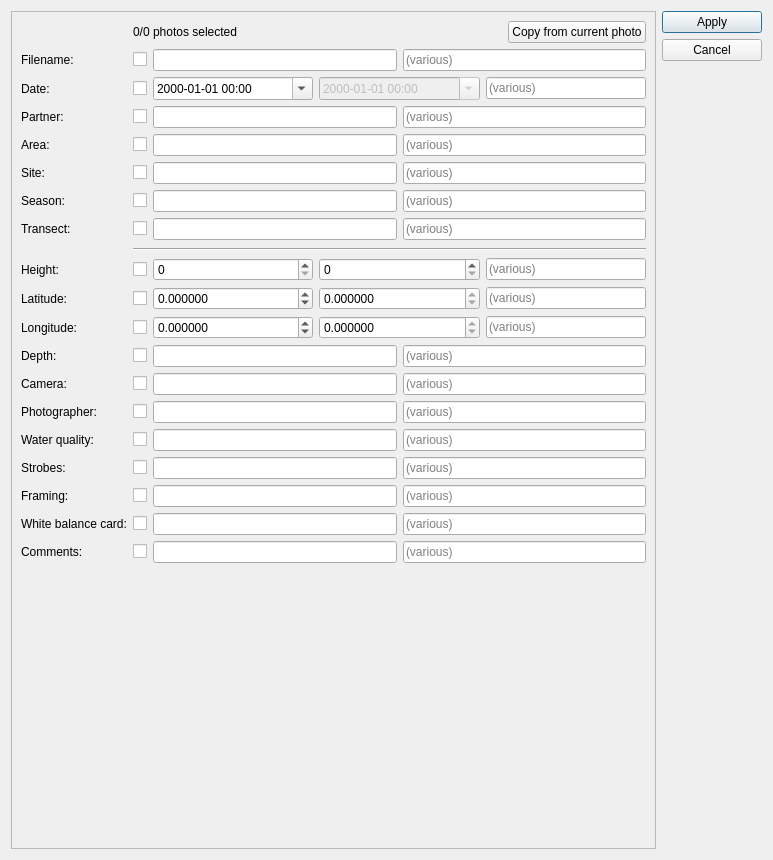
<?xml version="1.0" encoding="UTF-8"?>
<ui version="4.0">
 <class>MetadataDialog</class>
 <widget class="QDialog" name="MetadataDialog">
  <property name="geometry">
   <rect>
    <x>0</x>
    <y>0</y>
    <width>773</width>
    <height>860</height>
   </rect>
  </property>
  <property name="windowTitle">
   <string>Set Metadata</string>
  </property>
  <layout class="QVBoxLayout" name="verticalLayout">
   <item>
    <layout class="QHBoxLayout" name="layMain">
     <item>
      <widget class="QScrollArea" name="scrollArea">
       <property name="sizePolicy">
        <sizepolicy hsizetype="MinimumExpanding" vsizetype="Expanding">
         <horstretch>0</horstretch>
         <verstretch>0</verstretch>
        </sizepolicy>
       </property>
       <property name="widgetResizable">
        <bool>true</bool>
       </property>
       <widget class="QWidget" name="scrollAreaWidgetContents">
        <property name="geometry">
         <rect>
          <x>0</x>
          <y>0</y>
          <width>633</width>
          <height>832</height>
         </rect>
        </property>
        <property name="sizePolicy">
         <sizepolicy hsizetype="Expanding" vsizetype="Preferred">
          <horstretch>0</horstretch>
          <verstretch>0</verstretch>
         </sizepolicy>
        </property>
        <layout class="QFormLayout" name="formLayout">
         <property name="fieldGrowthPolicy">
          <enum>QFormLayout::FieldGrowthPolicy::ExpandingFieldsGrow</enum>
         </property>
         <item row="0" column="1">
          <layout class="QHBoxLayout" name="horizontalLayout">
           <item>
            <widget class="QLabel" name="lblSelection">
             <property name="sizePolicy">
              <sizepolicy hsizetype="Expanding" vsizetype="Maximum">
               <horstretch>0</horstretch>
               <verstretch>0</verstretch>
              </sizepolicy>
             </property>
             <property name="text">
              <string>0/0 photos selected</string>
             </property>
            </widget>
           </item>
           <item>
            <widget class="QPushButton" name="btnCopyFromCurrentPhoto">
             <property name="text">
              <string>Copy from current photo</string>
             </property>
            </widget>
           </item>
          </layout>
         </item>
         <item row="1" column="0">
          <widget class="QLabel" name="lblFilename">
           <property name="text">
            <string>Filename:</string>
           </property>
          </widget>
         </item>
         <item row="1" column="1">
          <layout class="QHBoxLayout" name="lay00Filename">
           <item>
            <widget class="QCheckBox" name="chkFilename">
             <property name="text">
              <string/>
             </property>
            </widget>
           </item>
           <item>
            <widget class="QLineEdit" name="txtFilename"/>
           </item>
           <item>
            <widget class="QLineEdit" name="txtFilenameVarious">
             <property name="readOnly">
              <bool>true</bool>
             </property>
             <property name="placeholderText">
              <string>(various)</string>
             </property>
            </widget>
           </item>
          </layout>
         </item>
         <item row="2" column="0">
          <widget class="QLabel" name="lblDate">
           <property name="text">
            <string>Date:</string>
           </property>
          </widget>
         </item>
         <item row="2" column="1">
          <layout class="QHBoxLayout" name="lay01Date">
           <item>
            <widget class="QCheckBox" name="chkDate">
             <property name="text">
              <string/>
             </property>
            </widget>
           </item>
           <item>
            <widget class="QDateTimeEdit" name="dteDate">
             <property name="sizePolicy">
              <sizepolicy hsizetype="Expanding" vsizetype="Fixed">
               <horstretch>0</horstretch>
               <verstretch>0</verstretch>
              </sizepolicy>
             </property>
             <property name="displayFormat">
              <string>yyyy-MM-dd HH:mm</string>
             </property>
             <property name="calendarPopup">
              <bool>true</bool>
             </property>
            </widget>
           </item>
           <item>
            <widget class="QDateTimeEdit" name="dteDateCommonValue">
             <property name="enabled">
              <bool>false</bool>
             </property>
             <property name="sizePolicy">
              <sizepolicy hsizetype="Expanding" vsizetype="Fixed">
               <horstretch>0</horstretch>
               <verstretch>0</verstretch>
              </sizepolicy>
             </property>
             <property name="displayFormat">
              <string>yyyy-MM-dd HH:mm</string>
             </property>
             <property name="calendarPopup">
              <bool>true</bool>
             </property>
            </widget>
           </item>
           <item>
            <widget class="QLineEdit" name="txtDateVarious">
             <property name="enabled">
              <bool>true</bool>
             </property>
             <property name="readOnly">
              <bool>true</bool>
             </property>
             <property name="placeholderText">
              <string>(various)</string>
             </property>
            </widget>
           </item>
          </layout>
         </item>
         <item row="3" column="0">
          <widget class="QLabel" name="lblPartner">
           <property name="text">
            <string>Partner:</string>
           </property>
          </widget>
         </item>
         <item row="3" column="1">
          <layout class="QHBoxLayout" name="lay02Partner">
           <item>
            <widget class="QCheckBox" name="chkPartner">
             <property name="text">
              <string/>
             </property>
            </widget>
           </item>
           <item>
            <widget class="QLineEdit" name="txtPartner">
             <property name="maxLength">
              <number>50</number>
             </property>
            </widget>
           </item>
           <item>
            <widget class="QLineEdit" name="txtPartnerCommonValue">
             <property name="readOnly">
              <bool>true</bool>
             </property>
             <property name="placeholderText">
              <string>(various)</string>
             </property>
            </widget>
           </item>
          </layout>
         </item>
         <item row="4" column="0">
          <widget class="QLabel" name="lblArea">
           <property name="text">
            <string>Area:</string>
           </property>
          </widget>
         </item>
         <item row="4" column="1">
          <layout class="QHBoxLayout" name="lay03Area">
           <item>
            <widget class="QCheckBox" name="chkArea">
             <property name="text">
              <string/>
             </property>
            </widget>
           </item>
           <item>
            <widget class="QLineEdit" name="txtArea">
             <property name="maxLength">
              <number>50</number>
             </property>
            </widget>
           </item>
           <item>
            <widget class="QLineEdit" name="txtAreaCommonValue">
             <property name="readOnly">
              <bool>true</bool>
             </property>
             <property name="placeholderText">
              <string>(various)</string>
             </property>
            </widget>
           </item>
          </layout>
         </item>
         <item row="5" column="0">
          <widget class="QLabel" name="lblSite">
           <property name="text">
            <string>Site:</string>
           </property>
          </widget>
         </item>
         <item row="5" column="1">
          <layout class="QHBoxLayout" name="lay04Site">
           <item>
            <widget class="QCheckBox" name="chkSite">
             <property name="text">
              <string/>
             </property>
            </widget>
           </item>
           <item>
            <widget class="QLineEdit" name="txtSite">
             <property name="maxLength">
              <number>50</number>
             </property>
            </widget>
           </item>
           <item>
            <widget class="QLineEdit" name="txtSiteCommonValue">
             <property name="readOnly">
              <bool>true</bool>
             </property>
             <property name="placeholderText">
              <string>(various)</string>
             </property>
            </widget>
           </item>
          </layout>
         </item>
         <item row="6" column="0">
          <widget class="QLabel" name="lblSeason">
           <property name="text">
            <string>Season:</string>
           </property>
          </widget>
         </item>
         <item row="6" column="1">
          <layout class="QHBoxLayout" name="lay05Season">
           <item>
            <widget class="QCheckBox" name="chkSeason">
             <property name="text">
              <string/>
             </property>
            </widget>
           </item>
           <item>
            <widget class="QLineEdit" name="txtSeason">
             <property name="maxLength">
              <number>50</number>
             </property>
            </widget>
           </item>
           <item>
            <widget class="QLineEdit" name="txtSeasonCommonValue">
             <property name="readOnly">
              <bool>true</bool>
             </property>
             <property name="placeholderText">
              <string>(various)</string>
             </property>
            </widget>
           </item>
          </layout>
         </item>
         <item row="7" column="0">
          <widget class="QLabel" name="lblTransect">
           <property name="text">
            <string>Transect:</string>
           </property>
          </widget>
         </item>
         <item row="7" column="1">
          <layout class="QHBoxLayout" name="lay06Transect">
           <item>
            <widget class="QCheckBox" name="chkTransect">
             <property name="text">
              <string/>
             </property>
            </widget>
           </item>
           <item>
            <widget class="QLineEdit" name="txtTransect">
             <property name="maxLength">
              <number>50</number>
             </property>
            </widget>
           </item>
           <item>
            <widget class="QLineEdit" name="txtTransectCommonValue">
             <property name="readOnly">
              <bool>true</bool>
             </property>
             <property name="placeholderText">
              <string>(various)</string>
             </property>
            </widget>
           </item>
          </layout>
         </item>
         <item row="8" column="1">
          <widget class="Line" name="line">
           <property name="sizePolicy">
            <sizepolicy hsizetype="Expanding" vsizetype="Maximum">
             <horstretch>0</horstretch>
             <verstretch>0</verstretch>
            </sizepolicy>
           </property>
           <property name="minimumSize">
            <size>
             <width>0</width>
             <height>6</height>
            </size>
           </property>
           <property name="orientation">
            <enum>Qt::Orientation::Horizontal</enum>
           </property>
          </widget>
         </item>
         <item row="9" column="0">
          <widget class="QLabel" name="lblHeight">
           <property name="text">
            <string>Height:</string>
           </property>
          </widget>
         </item>
         <item row="9" column="1">
          <layout class="QHBoxLayout" name="lay07Height">
           <item>
            <widget class="QCheckBox" name="chkHeight">
             <property name="text">
              <string/>
             </property>
            </widget>
           </item>
           <item>
            <widget class="QSpinBox" name="numHeight">
             <property name="sizePolicy">
              <sizepolicy hsizetype="Expanding" vsizetype="Fixed">
               <horstretch>0</horstretch>
               <verstretch>0</verstretch>
              </sizepolicy>
             </property>
            </widget>
           </item>
           <item>
            <widget class="QSpinBox" name="numHeightCommonValue">
             <property name="sizePolicy">
              <sizepolicy hsizetype="Expanding" vsizetype="Fixed">
               <horstretch>0</horstretch>
               <verstretch>0</verstretch>
              </sizepolicy>
             </property>
            </widget>
           </item>
           <item>
            <widget class="QLineEdit" name="txtHeightVarious">
             <property name="text">
              <string/>
             </property>
             <property name="readOnly">
              <bool>true</bool>
             </property>
             <property name="placeholderText">
              <string>(various)</string>
             </property>
            </widget>
           </item>
          </layout>
         </item>
         <item row="10" column="0">
          <widget class="QLabel" name="lblLatitude">
           <property name="text">
            <string>Latitude:</string>
           </property>
          </widget>
         </item>
         <item row="10" column="1">
          <layout class="QHBoxLayout" name="lay08Latitude">
           <item>
            <widget class="QCheckBox" name="chkLatitude">
             <property name="text">
              <string/>
             </property>
            </widget>
           </item>
           <item>
            <widget class="QDoubleSpinBox" name="numLatitude">
             <property name="sizePolicy">
              <sizepolicy hsizetype="Expanding" vsizetype="Fixed">
               <horstretch>0</horstretch>
               <verstretch>0</verstretch>
              </sizepolicy>
             </property>
             <property name="decimals">
              <number>6</number>
             </property>
             <property name="minimum">
              <double>-90.000000000000000</double>
             </property>
             <property name="maximum">
              <double>90.000000000000000</double>
             </property>
            </widget>
           </item>
           <item>
            <widget class="QDoubleSpinBox" name="numLatitudeCommonValue">
             <property name="sizePolicy">
              <sizepolicy hsizetype="Expanding" vsizetype="Fixed">
               <horstretch>0</horstretch>
               <verstretch>0</verstretch>
              </sizepolicy>
             </property>
             <property name="readOnly">
              <bool>true</bool>
             </property>
             <property name="decimals">
              <number>6</number>
             </property>
             <property name="minimum">
              <double>-90.000000000000000</double>
             </property>
             <property name="maximum">
              <double>90.000000000000000</double>
             </property>
            </widget>
           </item>
           <item>
            <widget class="QLineEdit" name="txtLatitudeVarious">
             <property name="enabled">
              <bool>true</bool>
             </property>
             <property name="readOnly">
              <bool>true</bool>
             </property>
             <property name="placeholderText">
              <string>(various)</string>
             </property>
            </widget>
           </item>
          </layout>
         </item>
         <item row="11" column="0">
          <widget class="QLabel" name="lblLongitude">
           <property name="text">
            <string>Longitude:</string>
           </property>
          </widget>
         </item>
         <item row="11" column="1">
          <layout class="QHBoxLayout" name="lay09Longitude">
           <item>
            <widget class="QCheckBox" name="chkLongitude">
             <property name="text">
              <string/>
             </property>
            </widget>
           </item>
           <item>
            <widget class="QDoubleSpinBox" name="numLongitude">
             <property name="sizePolicy">
              <sizepolicy hsizetype="Expanding" vsizetype="Fixed">
               <horstretch>0</horstretch>
               <verstretch>0</verstretch>
              </sizepolicy>
             </property>
             <property name="decimals">
              <number>6</number>
             </property>
             <property name="minimum">
              <double>-180.000000000000000</double>
             </property>
             <property name="maximum">
              <double>180.000000000000000</double>
             </property>
            </widget>
           </item>
           <item>
            <widget class="QDoubleSpinBox" name="numLongitudeCommonValue">
             <property name="sizePolicy">
              <sizepolicy hsizetype="Expanding" vsizetype="Fixed">
               <horstretch>0</horstretch>
               <verstretch>0</verstretch>
              </sizepolicy>
             </property>
             <property name="readOnly">
              <bool>true</bool>
             </property>
             <property name="decimals">
              <number>6</number>
             </property>
             <property name="minimum">
              <double>-180.000000000000000</double>
             </property>
             <property name="maximum">
              <double>180.000000000000000</double>
             </property>
            </widget>
           </item>
           <item>
            <widget class="QLineEdit" name="txtLongitudeVarious">
             <property name="enabled">
              <bool>true</bool>
             </property>
             <property name="readOnly">
              <bool>true</bool>
             </property>
             <property name="placeholderText">
              <string>(various)</string>
             </property>
            </widget>
           </item>
          </layout>
         </item>
         <item row="12" column="0">
          <widget class="QLabel" name="lblDepth">
           <property name="text">
            <string>Depth:</string>
           </property>
          </widget>
         </item>
         <item row="12" column="1">
          <layout class="QHBoxLayout" name="lay10Depth">
           <item>
            <widget class="QCheckBox" name="chkDepth">
             <property name="text">
              <string/>
             </property>
            </widget>
           </item>
           <item>
            <widget class="QLineEdit" name="txtDepth">
             <property name="maxLength">
              <number>45</number>
             </property>
            </widget>
           </item>
           <item>
            <widget class="QLineEdit" name="txtDepthCommonValue">
             <property name="enabled">
              <bool>true</bool>
             </property>
             <property name="readOnly">
              <bool>true</bool>
             </property>
             <property name="placeholderText">
              <string>(various)</string>
             </property>
            </widget>
           </item>
          </layout>
         </item>
         <item row="13" column="0">
          <widget class="QLabel" name="lblCamera">
           <property name="text">
            <string>Camera:</string>
           </property>
          </widget>
         </item>
         <item row="13" column="1">
          <layout class="QHBoxLayout" name="lay11Camera">
           <item>
            <widget class="QCheckBox" name="chkCamera">
             <property name="text">
              <string/>
             </property>
            </widget>
           </item>
           <item>
            <widget class="QLineEdit" name="txtCamera">
             <property name="maxLength">
              <number>200</number>
             </property>
            </widget>
           </item>
           <item>
            <widget class="QLineEdit" name="txtCameraCommonValue">
             <property name="enabled">
              <bool>true</bool>
             </property>
             <property name="readOnly">
              <bool>true</bool>
             </property>
             <property name="placeholderText">
              <string>(various)</string>
             </property>
            </widget>
           </item>
          </layout>
         </item>
         <item row="14" column="0">
          <widget class="QLabel" name="lblPhotographer">
           <property name="text">
            <string>Photographer:</string>
           </property>
          </widget>
         </item>
         <item row="14" column="1">
          <layout class="QHBoxLayout" name="lay12Photographer">
           <item>
            <widget class="QCheckBox" name="chkPhotographer">
             <property name="text">
              <string/>
             </property>
            </widget>
           </item>
           <item>
            <widget class="QLineEdit" name="txtPhotographer">
             <property name="maxLength">
              <number>45</number>
             </property>
            </widget>
           </item>
           <item>
            <widget class="QLineEdit" name="txtPhotographerCommonValue">
             <property name="enabled">
              <bool>true</bool>
             </property>
             <property name="readOnly">
              <bool>true</bool>
             </property>
             <property name="placeholderText">
              <string>(various)</string>
             </property>
            </widget>
           </item>
          </layout>
         </item>
         <item row="15" column="0">
          <widget class="QLabel" name="lblWaterQuality">
           <property name="text">
            <string>Water quality:</string>
           </property>
          </widget>
         </item>
         <item row="15" column="1">
          <layout class="QHBoxLayout" name="lay13WaterQuality">
           <item>
            <widget class="QCheckBox" name="chkWaterQuality">
             <property name="text">
              <string/>
             </property>
            </widget>
           </item>
           <item>
            <widget class="QLineEdit" name="txtWaterQuality">
             <property name="maxLength">
              <number>45</number>
             </property>
            </widget>
           </item>
           <item>
            <widget class="QLineEdit" name="txtWaterQualityCommonValue">
             <property name="enabled">
              <bool>true</bool>
             </property>
             <property name="readOnly">
              <bool>true</bool>
             </property>
             <property name="placeholderText">
              <string>(various)</string>
             </property>
            </widget>
           </item>
          </layout>
         </item>
         <item row="16" column="0">
          <widget class="QLabel" name="lblStrobes">
           <property name="text">
            <string>Strobes:</string>
           </property>
          </widget>
         </item>
         <item row="16" column="1">
          <layout class="QHBoxLayout" name="lay14Strobes">
           <item>
            <widget class="QCheckBox" name="chkStrobes">
             <property name="text">
              <string/>
             </property>
            </widget>
           </item>
           <item>
            <widget class="QLineEdit" name="txtStrobes">
             <property name="maxLength">
              <number>200</number>
             </property>
            </widget>
           </item>
           <item>
            <widget class="QLineEdit" name="txtStrobesCommonValue">
             <property name="enabled">
              <bool>true</bool>
             </property>
             <property name="readOnly">
              <bool>true</bool>
             </property>
             <property name="placeholderText">
              <string>(various)</string>
             </property>
            </widget>
           </item>
          </layout>
         </item>
         <item row="17" column="0">
          <widget class="QLabel" name="lblFraming">
           <property name="text">
            <string>Framing:</string>
           </property>
          </widget>
         </item>
         <item row="17" column="1">
          <layout class="QHBoxLayout" name="lay15Framing">
           <item>
            <widget class="QCheckBox" name="chkFraming">
             <property name="text">
              <string/>
             </property>
            </widget>
           </item>
           <item>
            <widget class="QLineEdit" name="txtFraming">
             <property name="maxLength">
              <number>200</number>
             </property>
            </widget>
           </item>
           <item>
            <widget class="QLineEdit" name="txtFramingCommonValue">
             <property name="enabled">
              <bool>true</bool>
             </property>
             <property name="readOnly">
              <bool>true</bool>
             </property>
             <property name="placeholderText">
              <string>(various)</string>
             </property>
            </widget>
           </item>
          </layout>
         </item>
         <item row="18" column="0">
          <widget class="QLabel" name="lblWhiteBalanceCard">
           <property name="text">
            <string>White balance card:</string>
           </property>
          </widget>
         </item>
         <item row="18" column="1">
          <layout class="QHBoxLayout" name="lay16WhiteBalanceCard">
           <item>
            <widget class="QCheckBox" name="chkWhiteBalanceCard">
             <property name="text">
              <string/>
             </property>
            </widget>
           </item>
           <item>
            <widget class="QLineEdit" name="txtWhiteBalanceCard">
             <property name="maxLength">
              <number>200</number>
             </property>
            </widget>
           </item>
           <item>
            <widget class="QLineEdit" name="txtWhiteBalanceCardCommonValue">
             <property name="enabled">
              <bool>true</bool>
             </property>
             <property name="readOnly">
              <bool>true</bool>
             </property>
             <property name="placeholderText">
              <string>(various)</string>
             </property>
            </widget>
           </item>
          </layout>
         </item>
         <item row="19" column="0">
          <widget class="QLabel" name="lblComments">
           <property name="text">
            <string>Comments:</string>
           </property>
          </widget>
         </item>
         <item row="19" column="1">
          <layout class="QHBoxLayout" name="lay17Comments">
           <item>
            <widget class="QCheckBox" name="chkComments">
             <property name="text">
              <string/>
             </property>
            </widget>
           </item>
           <item>
            <widget class="QLineEdit" name="txtComments"/>
           </item>
           <item>
            <widget class="QLineEdit" name="txtCommentsCommonValue">
             <property name="readOnly">
              <bool>true</bool>
             </property>
             <property name="placeholderText">
              <string>(various)</string>
             </property>
            </widget>
           </item>
          </layout>
         </item>
         <item row="20" column="1">
          <spacer name="verticalSpacer_2">
           <property name="orientation">
            <enum>Qt::Orientation::Vertical</enum>
           </property>
           <property name="sizeHint" stdset="0">
            <size>
             <width>20</width>
             <height>40</height>
            </size>
           </property>
          </spacer>
         </item>
        </layout>
       </widget>
      </widget>
     </item>
     <item>
      <layout class="QVBoxLayout" name="layButtons">
       <item>
        <widget class="QPushButton" name="btnApply">
         <property name="minimumSize">
          <size>
           <width>100</width>
           <height>0</height>
          </size>
         </property>
         <property name="text">
          <string>Apply</string>
         </property>
         <property name="default">
          <bool>true</bool>
         </property>
        </widget>
       </item>
       <item>
        <widget class="QPushButton" name="btnCancel">
         <property name="text">
          <string>Cancel</string>
         </property>
        </widget>
       </item>
       <item>
        <spacer name="verticalSpacer">
         <property name="orientation">
          <enum>Qt::Orientation::Vertical</enum>
         </property>
         <property name="sizeHint" stdset="0">
          <size>
           <width>20</width>
           <height>40</height>
          </size>
         </property>
        </spacer>
       </item>
      </layout>
     </item>
    </layout>
   </item>
  </layout>
 </widget>
 <resources/>
 <connections/>
</ui>
